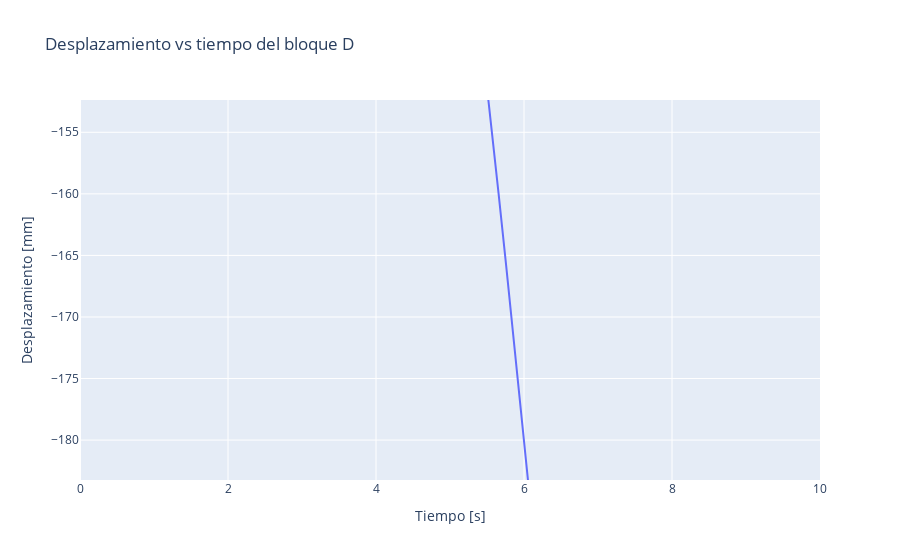

Notebook source saved alongside this figure:
### Markdown cell above
Se coloca el punto de referencia $O$ en un punto fijo. Luego se colocan las posiciones de cada bloque con respecto al punto de referencia $O$, considerando que el eje positivo $y$ se encuentra hacia abajo. Se puede observar la existencia de dos cuerdas: la cuerda que pasa por las poleas de los bloques $ABC$ y la cuerda que pasa por las poleas de los bloques $ADB$.</n>

![3.png](attachment:19520bc9-da75-412d-b427-a01152effff7.png)


Analizando la cuerda $ABD$ se tiene:</n>

$$2y_A+2y_B+y_C+K_1=L_1$$

Donde $L_1$ es la longitud de la cuerda que se mantiene constante y $K_1$ es una constante. Derivando dos veces con respecto al tiempo se obtiene:

$${dL_1}{dt}=2\dot{y}_A+2\dot{y}_B+\dot{y}_C=0$$

$$\label{2} \frac{d^{2} L_1}{dt^2}=2\ddot{y}_A+2\ddot{y}_B+\ddot{y}_C=0 \quad (1)$$


Además, se sabe que:

$$\label{1}\ddot{y}_{C/B}=-60\frac{mm}{s^2}=\ddot{y}_C-\ddot{y}_B \quad(2)  $$


$$\ddot{y}_{D/A}=110\frac{mm}{s^2}=\ddot{y}_D-\ddot{y}_A \quad(3)$$

Luego, analizando la cuerda $ABD$ se tiene:

$$y_D-y_B+y_D-y_A+K_2=L_2$$

Donde $L_2$ es la longitud de la cuerda y $K_2$ una constante.Derivando dos veces con respecto al tiempo se obtiene:

$$\frac{d^2L_2}{dt^2}=2\ddot{y}_D-\ddot{y}_B-\ddot{y}_A=0\quad(4)$$

Luego se obtiene el sistema de ecuaciones:

$\left\{\begin{matrix}
2\ddot{y}_A+2\ddot{y}_B+\ddot{y}_C=0\\ 
\ddot{y}_C-\ddot{y}_B=-60\\ 
\ddot{y}_D-\ddot{y}_A=110\\ 
2\ddot{y}_D-\ddot{y}_B-\ddot{y}_A=0
\end{matrix}\right.$


De donde se obtiene:
$$\ddot{y}_A=-120\frac{mm}{s^2}$$

$$\ddot{y}_B=100\frac{mm}{s^2}$$

$$\ddot{y}_C=40\frac{mm}{s^2}$$

$$\ddot{y}_D=-10\frac{mm}{s^2}$$

Como las aceleraciones de todo el sistema son constantes, se trata de un movimiento rectilíneo uniforme. Entonces, como el sistema se mueve desde el reposo, se tiene:


$$\dot{y}_{C_{t=3}}=\dot{y}_{C_{t=0}}+\ddot{y}_Ct_0=0+40\times(3)$$

$$\dot{y}_{C_{t=3}}=120\frac{mm}{s}$$

Por tanto, $C$ está moviéndose hacia abajo. Por otra parte:

$$\Delta y_{D_{t=5}}=\dot{y}_{D_{t=0}}t+\frac{1}{2}\ddot{y}_Dt^2=0+\frac{1}{2}(-10)(5^2)$$

$$\Delta y_{D_{t=5}}=-125mm$$

Por tanto, el desplazamiento de C es hacia arriba. Finalmente, se obtiene el desplazamiento de D en función del tiempo:

$$\Delta y_{D}=-5t^2$$

Donde $\Delta y_{D}$ está en $[mm]$ y $[t]$ en segundos.

### Code cell
# **Gráfico** 
import numpy as np #importar libreria matematica
import plotly.express as px #herramienta de plot
import plotly.graph_objects as go

t = np.linspace(0,10,100)
s = -5*t**2
fig=px.line(x=t,y=s,labels={'x':'Tiempo [s]','y':'Desplazamiento [mm]'},title="Desplazamiento vs tiempo del bloque D")
fig.show()

### Figure 1 — Plotly figure (JSON) as saved in the notebook; plotly's stock layout.template omitted (floating-point values rounded to 4 significant figures)
{"data": [{"hovertemplate": "Tiempo [s]=%{x}<br>Desplazamiento [mm]=%{y}<extra></extra>", "legendgroup": "", "line": {"color": "#636efa", "dash": "solid"}, "mode": "lines", "name": "", "orientation": "v", "showlegend": false, "type": "scatter", "x": [0, 0.101, 0.202, 0.303, 0.404, 0.5051, 0.6061, 0.7071, 0.8081, 0.9091, 1.01, 1.111, 1.212, 1.313, 1.414, 1.515, 1.616, 1.717, 1.818, 1.919, 2.02, 2.121, 2.222, 2.323, 2.424, 2.525, 2.626, 2.727, 2.828, 2.929, 3.03, 3.131, 3.232, 3.333, 3.434, 3.535, 3.636, 3.737, 3.838, 3.939, 4.04, 4.141, 4.242, 4.343, 4.444, 4.545, 4.646, 4.747, 4.848, 4.949, 5.051, 5.152, 5.253, 5.354, 5.455, 5.556, 5.657, 5.758, 5.859, 5.96, 6.061, 6.162, 6.263, 6.364, 6.465, 6.566, 6.667, 6.768, 6.869, 6.97, 7.071, 7.172, 7.273, 7.374, 7.475, 7.576, 7.677, 7.778, 7.879, 7.98, 8.081, 8.182, 8.283, 8.384, 8.485, 8.586, 8.687, 8.788, 8.889, 8.99, 9.091, 9.192, 9.293, 9.394, 9.495, 9.596, 9.697, 9.798, 9.899, 10], "xaxis": "x", "y": [0, -0.05102, -0.2041, -0.4591, -0.8162, -1.275, -1.837, -2.5, -3.265, -4.132, -5.102, -6.173, -7.346, -8.622, -9.999, -11.48, -13.06, -14.74, -16.53, -18.42, -20.41, -22.5, -24.69, -26.99, -29.38, -31.88, -34.49, -37.19, -40.0, -42.9, -45.91, -49.03, -52.24, -55.56, -58.97, -62.49, -66.12, -69.84, -73.67, -77.59, -81.62, -85.76, -89.99, -94.33, -98.77, -103.3, -107.9, -112.7, -117.5, -122.5, -127.5, -132.7, -137.9, -143.3, -148.8, -154.3, -160.0, -165.7, -171.6, -177.6, -183.7, -189.8, -196.1, -202.5, -209.0, -215.5, -222.2, -229.0, -235.9, -242.9, -250.0, -257.2, -264.5, -271.9, -279.4, -287.0, -294.7, -302.5, -310.4, -318.4, -326.5, -334.7, -343.0, -351.4, -360.0, -368.6, -377.3, -386.1, -395.1, -404.1, -413.2, -422.5, -431.8, -441.2, -450.8, -460.4, -470.2, -480.0, -490.0, -500], "yaxis": "y"}], "layout": {"autosize": true, "legend": {"tracegroupgap": 0}, "title": {"text": "Desplazamiento vs tiempo del bloque D"}, "xaxis": {"anchor": "y", "autorange": true, "domain": [0, 1], "range": [0, 10], "title": {"text": "Tiempo [s]"}, "type": "linear"}, "yaxis": {"anchor": "x", "autorange": false, "domain": [0, 1], "range": [-183.2, -152.4], "title": {"text": "Desplazamiento [mm]"}, "type": "linear"}}}
